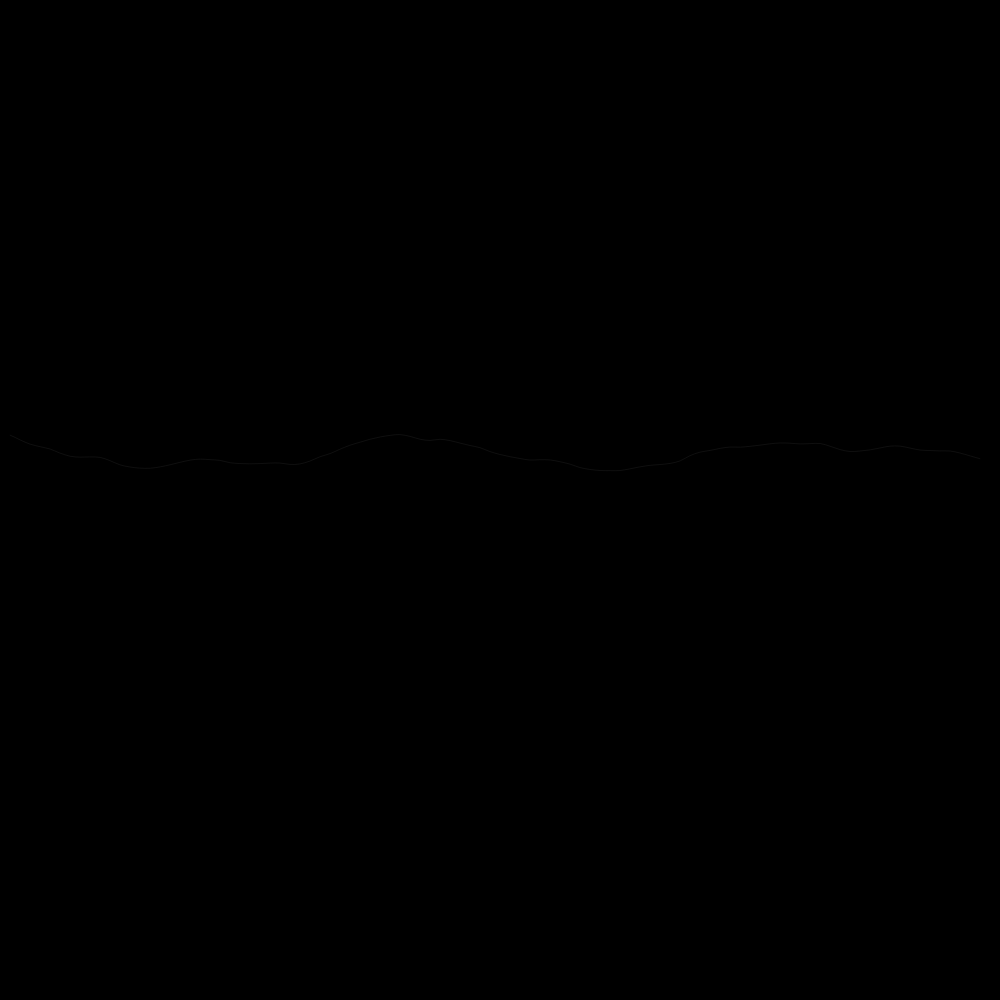
Frame 1 (no input)
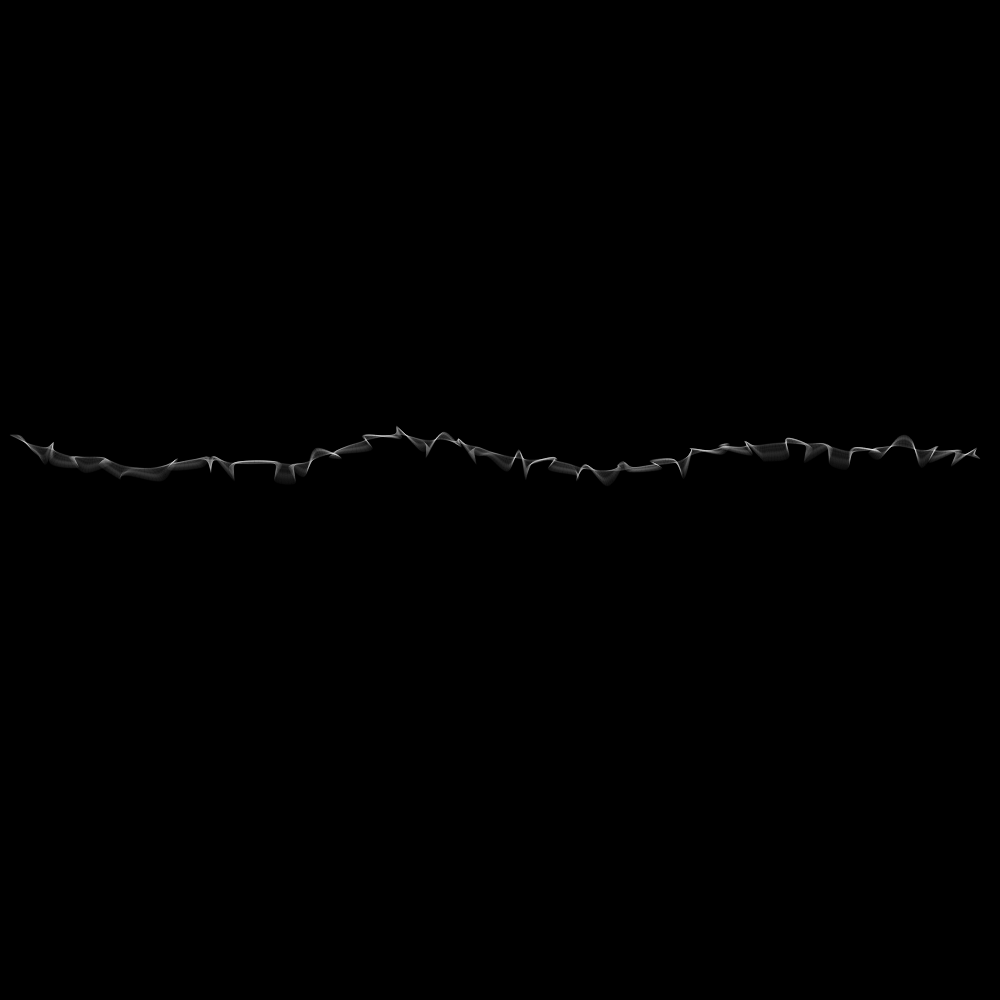
Frame 60 (no input)
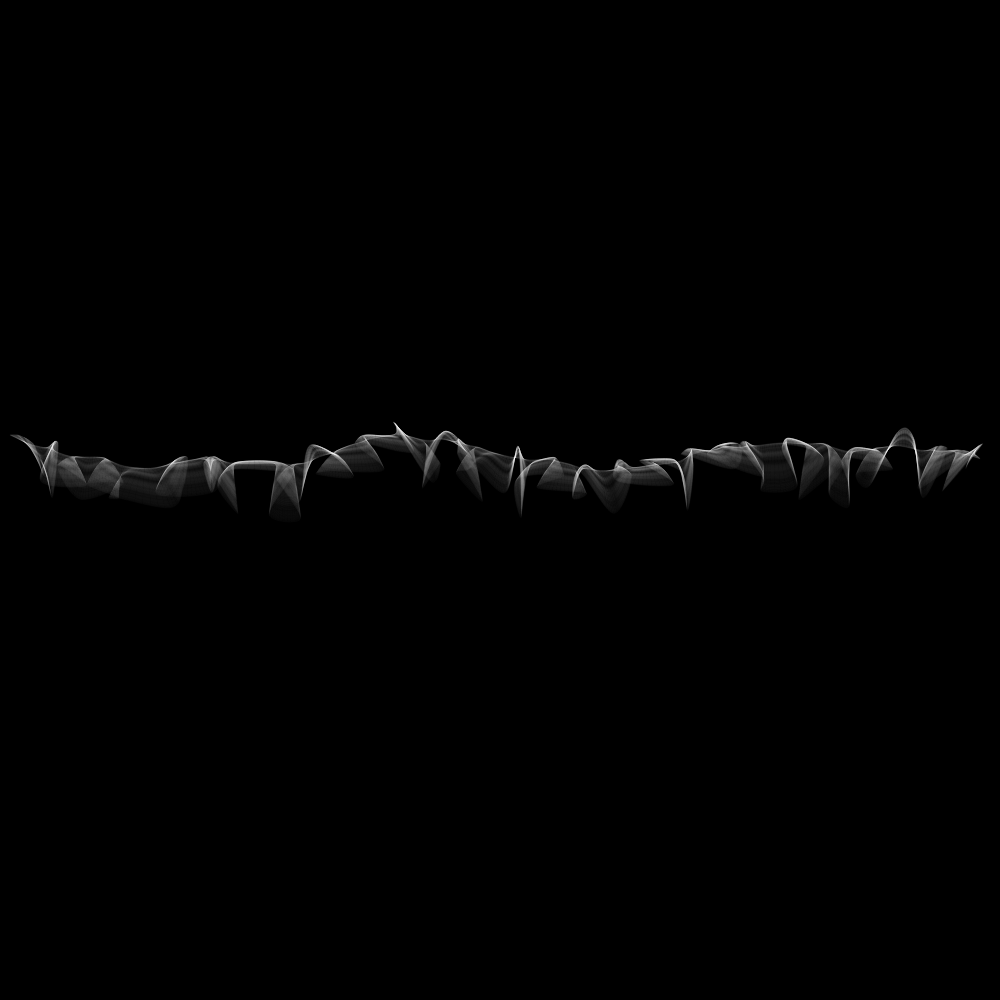
Frame 120 (the mouse pressed at the canvas centre since frame 60)

The p5.js sketch that drew these frames (run headless with seeded random() and noise() and a simulated clock; from frame 60 on, the mouse is pressed at the canvas centre):

// p5.js sketch
// ── sketch.js
/*
#WCCChallenge - Halloween/Spooky
By Cassidy Renno
https://openprocessing.org/sketch/2053570
I was planning on making this a bit more abstract, but I thought I would lean in to the more classic ghost look, just for fun
*/

let damp = 0.1 //This affects how fast the particles fall, which affects 'smoothness'/line density
let c = 100 //Number of starting particles (number of ghosts), best between 50 and 200
let s = 15 //Ghost eye size

function setup() {
	createCanvas(windowHeight, windowHeight);
	pixelDensity(1)
	background(0)
	noFill()
	
	pts = []
	
	for(let i = 0; i < c; i++) {
		x = width*i/c
		y = height/2 - noise(i*0.05)*100
		pts.push(new pt(x, y, pts))
	}
}

function draw() {
	stroke(255)
	strokeWeight(noise(frameCount*0.05)*0.1)
	pts.filter((p) => p.pos.y<height).forEach((p) => p.upd())
	beginShape()
	pts.forEach((p) => curveVertex(p.pos.x, p.pos.y))
	endShape()

	
	if(frameCount==150 || frameCount==250) {
		for(let i = 0; i < c/4; i++) {
			stroke(0, 0, 0, random(255))
			noFill()
			dellipse(map(i, 0, c/4, 0, width)+random(-10, 10), height/2 - noise(i*0.2)*25 + random(-20, 20), random(s*0.75, s*1.5), random(s*0.75, s*1.5), 50)
		}
	}
	
	if(pts.filter((p) => p.pos.y<height).length==0) {
		noLoop()
	}
	
}

class pt {
	constructor(x, y, o) {
		this.pos = createVector(x, y)
		this.vel = p5.Vector.random2D().mult(2)
		this.acc = createVector(0, random(0.1, 0.5))
		this.others = o
	}
	
	upd() {
		this.pos.add(p5.Vector.mult(this.vel, damp))
		this.vel.add(p5.Vector.mult(this.acc, damp))
		
		let nx = this.others[(this.others.indexOf(this)+1)%this.others.length].pos
	}
}

function dellipse(x, y, sx, sy, d) {
	for(let i = 0; i < d; i++) {
		szx = map(i, 0, d, sx, 0)
		szy = map(i, 0, d, sy, 0)
		strokeWeight(random())
		ellipse(x, y, random(szx*0.8, szx/0.8), random(szy*0.8, szy/0.8))
	}
}
